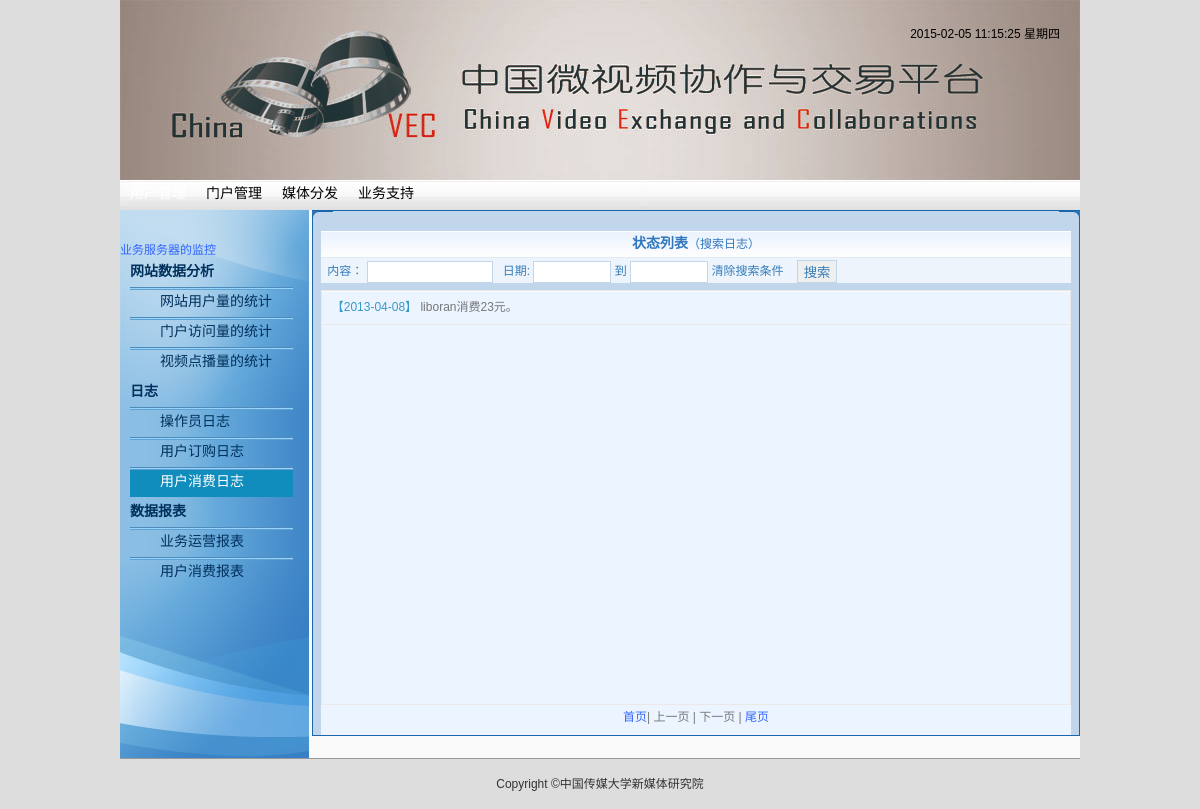
/admin/support/userConsumeLog.php, run on the app's committed database.
### tables this page shows
CREATE TABLE IF NOT EXISTS `user_financial` (
  `id` int(11) NOT NULL AUTO_INCREMENT,
  `user_id` int(11) NOT NULL,
  `type` tinyint(4) NOT NULL COMMENT '0为充值，1为消费',
  `fee` float NOT NULL,
  `consumer_time` int(11) NOT NULL,
  PRIMARY KEY (`id`),
  KEY `user_id` (`user_id`)
);

CREATE TABLE IF NOT EXISTS `user` (
  `id` int(11) NOT NULL AUTO_INCREMENT,
  `username` varchar(30) NOT NULL,
  `password` varchar(32) NOT NULL,
  `email` varchar(100) DEFAULT NULL,
  `unit` varchar(100) DEFAULT NULL COMMENT '单位',
  `real_name` varchar(10) DEFAULT NULL,
  `nick_name` varchar(10) DEFAULT NULL,
  `gender` tinyint(4) NOT NULL,
  `address` varchar(100) DEFAULT NULL,
  `contact` varchar(20) DEFAULT NULL,
  `create_time` int(11) NOT NULL,
  `log_off` tinyint(4) NOT NULL DEFAULT '0',
  `token` varchar(32) NOT NULL,
  `login_time` int(11) DEFAULT NULL,
  `group_status` tinyint(4) NOT NULL,
  `group_id` int(10) DEFAULT NULL,
  PRIMARY KEY (`id`),
  KEY `username_password` (`username`,`password`),
  KEY `group_id` (`group_id`)
);

### lib/db.class.php (called while the page is built, shortened)
<?php
class DB{
    var $conn;
    public function __construct($c = array('port'=>3306, 'host'=>'localhost', 'username'=>'root', 'password'=>'123456', 'dbname'=>'chinavec', 'charset'=>'utf8', 'time_zone'=>'+08:00')){
        $server = $c['host'] . ':' . $c['port'];
        $this->conn = mysql_connect($server, $c['username'], $c['password'], true) or die('connect db error');
    }
    public function query($sql, $sqlOracle=''){
        $result = mysql_query($sql, $this->conn);
        return $result;
    }
    public function select($sql, $sqlOracle='', $record_type='object'){
        $data = array();
		$record_type = strtolower($record_type);
        $result = $this->query($sql, $sqlOracle);
		switch($record_type)
		{
			default:
				while($row = mysql_fetch_object($result)){
					$data[] = $row;
				}
				break;
		}
        return $data;
    }
    public function count($sql, $sqlOracle=''){
        $result = $this->query($sql, $sqlOracle);
        if($row = mysql_fetch_array($result)){
            return (int)$row[0];
        }else{
            return 0;
        }
    }
}
?>

### admin/support/userConsumeLog.php (the view, shortened to what this page needs)
<?php
require('../../lib/db.class.php');
function validDate($d){
	return preg_match('/^20\d{2}-\d{2}-\d{2}$/', $d);
}
$db = new DB();
$q = isset($_GET['q']) ? $_GET['q'] : '';
$s = isset($_GET['s']) && $_GET['s'] != '' ? $_GET['s'] : '';
$e = isset($_GET['e']) && $_GET['s'] != '' ? $_GET['e'] : '';
$s = validDate($s) ? strtotime($s) : 0;
$e = validDate($e) ? strtotime($e) : strtotime('2030-01-01');
$p = isset($_GET['p']) ? $_GET['p'] : 1;
if(!(ctype_digit($p))){
	$p = 1;
}
$pageSize = 10;
$offset = ($p - 1) * $pageSize;
if($q == '') {
$sqlCount = "SELECT COUNT(*) FROM `user_financial` WHERE `type` = 1 AND `consumer_time` BETWEEN $s AND $e";
$sql = "SELECT `user`.`username`, `user_financial`.`fee`,
		`user_financial`.`consumer_time`,`user_financial`.`type`
		FROM `user_financial`
		JOIN `user` ON `user`.`id` = `user_financial`.`user_id`
		WHERE `user_financial`.`type` = 1 AND `consumer_time` BETWEEN $s AND $e
		ORDER BY `user_financial`.`consumer_time` DESC
		LIMIT $offset,$pageSize";
}
$res = $db->select($sql);
$listCount = $db->count($sqlCount);
$pageTotal = ceil($listCount / $pageSize);
$_s = isset($_GET['s']) ? $_GET['s'] : '';
$_e = isset($_GET['e']) ? $_GET['e'] : '';
$basicURL = "userConsumeLog.php?q=$q&s={$_s}&e={$_e}";
?>
 <!DOCTYPE html PUBLIC "-//W3C//DTD XHTML 1.0 Transitional//EN" "http://www.w3.org/TR/xhtml1/DTD/xhtml1-transitional.dtd">
<html xmlns="http://www.w3.org/1999/xhtml">
<head>
<link href="../../css/base.css" rel="stylesheet" type="text/css" />
<link href="css/systemLog.css" rel="stylesheet" type="text/css" />
<link href="../../css/jquery-ui-1.9.2.custom.min.css" rel="stylesheet" type="text/css" />
</head>
<body>
	<?php include('../../common/admin_header.php'); ?>
    <div id="container" class="clearfix">
    	<div id="container_left" class="left">
        </div>
        <div id="container_right" class="right">
            <div class="cor_left"> </div>
            <div class="cor_right"> </div>
            <div class="right_box">
                <div class="right_list">
                    <h3>状态列表<span class="foot_list">（搜索日志）</span></h3>
                    <div class="search">
                        <div class="search_left">
                            <form action="" method="get">
                                &nbsp;&nbsp;内容：
                                <input id="query" type="text" class="input_text_search" name="q" />
                                &nbsp;&nbsp;日期:
                                <input id="start_time" type="text" class="input_text_search2" name="s" />
                                到
                                <input id="end_time" type="text" class="input_text_search2" name="e" />
                                <a href="userConsumeLog.php">清除搜索条件</a>
                                <input type="submit" class="submit" value="搜索" />
                            </form>
                        </div>
                    </div>
                </div>
            </div>
            <div class="right_log_list" id="right_log_list">
            	<div class="log_box">
                    <ul class="mylist">
                    <?php foreach($res as $key => $item): ?>
                        <li class="log_list">
                            <div>
                                <div class="log_title">
                                    <p id="log" class="log">
                                        <span class="date">【<?php echo date('Y-m-d', $item->consumer_time); ?>】</span>
                                        <?php echo $item->username.($item->type==1?'消费':'充值').$item->fee.'元。'; ?>
                                    </p>
                                </div>
                            </div>
                        </li>
                    <?php endforeach; ?>
                    </ul>
                </div>
            <div class="page">
                <a class="page_list" href="<?php echo $basicURL . "&p=1"; ?>">首页</a><span class="page_list">|</span>
                <?php if($p == 1): ?>
                <span class="page_list">上一页</span>
                <?php else: ?>
                <a class="page_list" href="<?php echo $basicURL . "&p=" . ($p - 1); ?>">上一页</a>
                <?php endif; ?>
                <span class="page_list">|</span>
                <?php if($p == $pageTotal): ?>
                <span class="page_list">下一页</span>
                <?php else: ?>
                <a class="page_list" href="<?php echo $basicURL . "&p=" . ($p + 1); ?>">下一页</a>
                <?php endif; ?>
                <span class="page_list">|</span>
                <a class="page_list" href="<?php echo $basicURL . "&p=$pageTotal"; ?>">尾页</a>
            </div>
            </div>
        </div>
	</div>
</body>
</html>

### css/base.css (style rules this page uses)
body, html { width:100%;height:100%;margin:0;padding:0 }
body { font:normal 12px Tahoma, Arial, sans-serif; color:#333; background-color:#FFF; }
body,ul,ol,li,p,h1,h2,h3,h4,h5,h6,form,fieldset,legend,table,td,th,img,div { margin:0;padding:0;border:0; }
ul,ol { list-style-type:none; }
li { list-style:none; }
a:link { color:#36F;text-decoration:none; }
select,input,img,select { vertical-align:middle; }
.left { float:left;display:inline; }
.right { float:right;display:inline; }
h1,h2,h3,h4 { font-size:12px; font-weight:100; }
.clearfix:after { content: "."; display: block; clear: both; visibility: hidden; line-height: 0; height: 0; }
.clearfix { display: inline-block; }
html[xmlns] .clearfix { display: block; }
body { background-color: #DDDDDD; }
#container { width: 960px; margin: auto; background-color: #FAFAFA; }
#container_left { width: 200px; background-color: #FAFAFA; }
#container_right { width: 759px; background-color: #EEE; }
#container_left ul li.font-lan14 { background: url("../img/hx.gif") repeat-x scroll 0 0 transparent; color: #00305C; font-family: "宋体"; font-size: 14px; line-height: 30px; padding-left:30px; text-align: left; text-decoration: none; }
#container_left ul li.font-lan14 a { color: #00305C; font-weight: normal; text-decoration: none; }
.font-lan14cu { color: #00305C; font-family: "宋体"; font-size: 14px; font-weight: bold; line-height: 30px; padding-left: 10px; text-align: left; text-decoration: none; }
#footer { width: 960px; margin: auto; height: 50px; line-height: 50px; border-top: 1px solid #999; text-align: center; }

### admin/support/css/systemLog.css (style rules this page uses)
#container_left { width:20%; }
#container_right { background: url("../img/bg_rightcon.jpg") repeat scroll 0 0 transparent;border: 1px solid #1C67AB;height: 524px;position: relative;width: 79.79%; }
.cor_left { position:absolute; background:red; left:-1px; top:0px; background:url(../img/cor_left.jpg);width:21px; height:18px; }
.cor_right { position:absolute; background:red; right:-1px; top:0; background:url(../img/cor_right.jpg);width:21px; height:18px; }
.right_box { background: #c1d6eb; width: 100%; margin-top:20px; }
.right_list h3 { color: #3177bd; line-height: 25px; text-align: center; font-size: 14px; font-weight:bold; }
.foot_list { font-size:12px;font-weight:normal; }
.right_box .right_list { background: url(../img/bg_title.jpg); height: 51px; width: 98%; margin: 0 auto; }
.search { height: 23px; border-top: 1px solid #e3ecf5; background: #edf4fc; padding-top: 2px; }
.search_left { width:100%; color:#377db8; float:left; }
.input_text_search { border: 1px solid #C1D6EB;height: 18px;line-height: 18px;width: 120px; }
.input_text_search2 { border: 1px solid #C1D6EB;height: 18px;line-height: 18px;width: 72px; }
.search_left a:link, .search_left a:visited { text-decoration:none; color:#377DB8; }
.submit { border: 1px solid #C1D6EB; color:#377DB8; margin-left:10px; }
#right_log_list { height:445px; background:none repeat scroll 0 0 #EBF4FF; margin:8px auto 0;width:98%; }
.log_box { height:413px;border:1px solid #E9E9E9; overflow-x:hidden; overflow-y:scroll; }
.mylist li { padding:5px 0 10px 10px;border-bottom:1px solid E9E9E9; border-top:1px solid #F8F9F9; }
.log { color:#767779;overflow:hidden;text-overflow:ellipsis;white-space:nowrap; width:95%; word-break:break-all; }
.date { color:#369BC7; }
.page { color:#767779;text-align:center; line-height:25px; }

### admin/support/userConsumeLog.php (style rules this page uses)
#container_left ul li.userConsumeLog { background-color:#108dbd; }
#container_left ul li.userConsumeLog a { color:#FFF; }

### data on the page
user_financial: consumer_time "2013-04-08", user.username "liboran", type "消费", fee "23"
